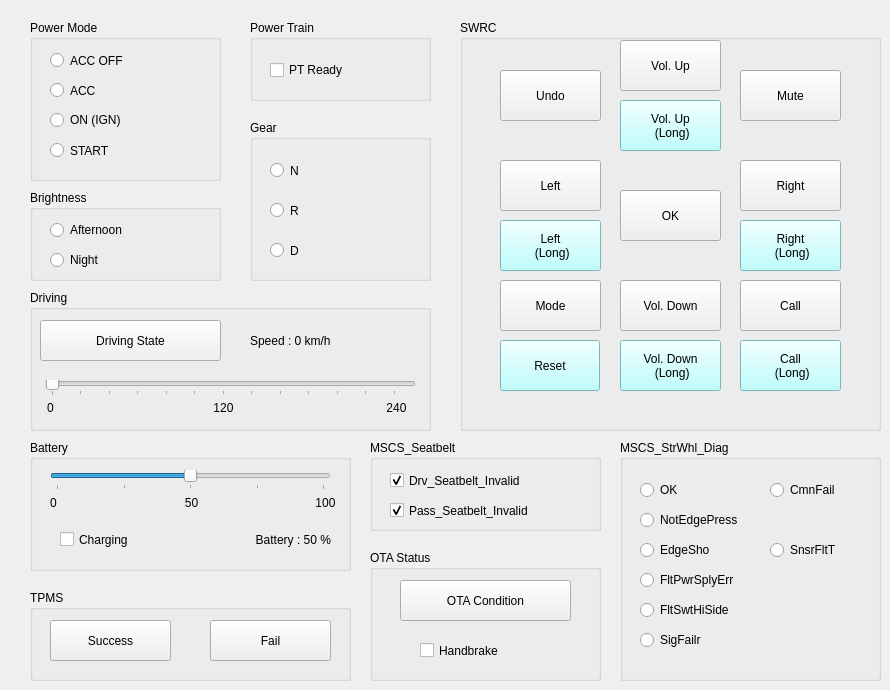
    <widget class="QWidget" name="can_basic">
     <attribute name="title">
      <string>CAN Basic</string>
     </attribute>
     <widget class="QGroupBox" name="gear_group">
      <property name="geometry">
       <rect>
        <x>250</x>
        <y>120</y>
        <width>181</width>
        <height>161</height>
       </rect>
      </property>
      <property name="title">
       <string>Gear</string>
      </property>
      <widget class="QRadioButton" name="btn_gear_n">
       <property name="geometry">
        <rect>
         <x>20</x>
         <y>40</y>
         <width>90</width>
         <height>21</height>
        </rect>
       </property>
       <property name="text">
        <string>N</string>
       </property>
       <property name="checkable">
        <bool>true</bool>
       </property>
      </widget>
      <widget class="QRadioButton" name="btn_gear_r">
       <property name="geometry">
        <rect>
         <x>20</x>
         <y>80</y>
         <width>90</width>
         <height>21</height>
        </rect>
       </property>
       <property name="text">
        <string>R</string>
       </property>
      </widget>
      <widget class="QRadioButton" name="btn_gear_d">
       <property name="geometry">
        <rect>
         <x>20</x>
         <y>120</y>
         <width>90</width>
         <height>21</height>
        </rect>
       </property>
       <property name="text">
        <string>D</string>
       </property>
      </widget>
     </widget>
     <widget class="QGroupBox" name="power_group">
      <property name="geometry">
       <rect>
        <x>30</x>
        <y>20</y>
        <width>191</width>
        <height>161</height>
       </rect>
      </property>
      <property name="title">
       <string>Power Mode</string>
      </property>
      <widget class="QRadioButton" name="btn_acc_off">
       <property name="geometry">
        <rect>
         <x>20</x>
         <y>30</y>
         <width>161</width>
         <height>21</height>
        </rect>
       </property>
       <property name="text">
        <string>ACC OFF</string>
       </property>
      </widget>
      <widget class="QRadioButton" name="btn_acc">
       <property name="geometry">
        <rect>
         <x>20</x>
         <y>60</y>
         <width>161</width>
         <height>21</height>
        </rect>
       </property>
       <property name="text">
        <string>ACC</string>
       </property>
      </widget>
      <widget class="QRadioButton" name="btn_ign">
       <property name="geometry">
        <rect>
         <x>20</x>
         <y>90</y>
         <width>161</width>
         <height>20</height>
        </rect>
       </property>
       <property name="text">
        <string>ON (IGN)</string>
       </property>
      </widget>
      <widget class="QRadioButton" name="btn_start">
       <property name="geometry">
        <rect>
         <x>20</x>
         <y>120</y>
         <width>161</width>
         <height>21</height>
        </rect>
       </property>
       <property name="text">
        <string>START</string>
       </property>
      </widget>
     </widget>
     <widget class="QGroupBox" name="swrc_group">
      <property name="geometry">
       <rect>
        <x>460</x>
        <y>20</y>
        <width>421</width>
        <height>411</height>
       </rect>
      </property>
      <property name="title">
       <string>SWRC</string>
      </property>
      <property name="checkable">
       <bool>false</bool>
      </property>
      <widget class="QPushButton" name="btn_vol_down">
       <property name="geometry">
        <rect>
         <x>160</x>
         <y>260</y>
         <width>101</width>
         <height>51</height>
        </rect>
       </property>
       <property name="text">
        <string>Vol. Down</string>
       </property>
      </widget>
      <widget class="QPushButton" name="btn_vol_down_long">
       <property name="geometry">
        <rect>
         <x>160</x>
         <y>320</y>
         <width>101</width>
         <height>51</height>
        </rect>
       </property>
       <property name="styleSheet">
        <string notr="true">background-color:rgb(170, 255, 255)</string>
       </property>
       <property name="text">
        <string>Vol. Down 
 (Long)</string>
       </property>
       <property name="checkable">
        <bool>true</bool>
       </property>
      </widget>
      <widget class="QPushButton" name="btn_vol_up_long">
       <property name="geometry">
        <rect>
         <x>160</x>
         <y>80</y>
         <width>101</width>
         <height>51</height>
        </rect>
       </property>
       <property name="styleSheet">
        <string notr="true">background-color:rgb(170, 255, 255)</string>
       </property>
       <property name="text">
        <string>Vol. Up 
 (Long)</string>
       </property>
       <property name="checkable">
        <bool>true</bool>
       </property>
      </widget>
      <widget class="QPushButton" name="btn_vol_up">
       <property name="geometry">
        <rect>
         <x>160</x>
         <y>20</y>
         <width>101</width>
         <height>51</height>
        </rect>
       </property>
       <property name="text">
        <string>Vol. Up</string>
       </property>
       <property name="checkable">
        <bool>false</bool>
       </property>
       <property name="autoRepeat">
        <bool>false</bool>
       </property>
      </widget>
      <widget class="QPushButton" name="btn_ok">
       <property name="geometry">
        <rect>
         <x>160</x>
         <y>170</y>
         <width>101</width>
         <height>51</height>
        </rect>
       </property>
       <property name="text">
        <string>OK</string>
       </property>
      </widget>
      <widget class="QPushButton" name="btn_left_long">
       <property name="geometry">
        <rect>
         <x>40</x>
         <y>200</y>
         <width>101</width>
         <height>51</height>
        </rect>
       </property>
       <property name="palette">
        <palette>
         <active>
          <colorrole role="Button">
           <brush brushstyle="SolidPattern">
            <color alpha="255">
             <red>170</red>
             <green>255</green>
             <blue>255</blue>
            </color>
           </brush>
          </colorrole>
          <colorrole role="Base">
           <brush brushstyle="SolidPattern">
            <color alpha="255">
             <red>170</red>
             <green>255</green>
             <blue>255</blue>
            </color>
           </brush>
          </colorrole>
          <colorrole role="Window">
           <brush brushstyle="SolidPattern">
            <color alpha="255">
             <red>170</red>
             <green>255</green>
             <blue>255</blue>
            </color>
           </brush>
          </colorrole>
         </active>
         <inactive>
          <colorrole role="Button">
           <brush brushstyle="SolidPattern">
            <color alpha="255">
             <red>170</red>
             <green>255</green>
             <blue>255</blue>
            </color>
           </brush>
          </colorrole>
          <colorrole role="Base">
           <brush brushstyle="SolidPattern">
            <color alpha="255">
             <red>170</red>
             <green>255</green>
             <blue>255</blue>
            </color>
           </brush>
          </colorrole>
          <colorrole role="Window">
           <brush brushstyle="SolidPattern">
            <color alpha="255">
             <red>170</red>
             <green>255</green>
             <blue>255</blue>
            </color>
           </brush>
          </colorrole>
         </inactive>
         <disabled>
          <colorrole role="Button">
           <brush brushstyle="SolidPattern">
            <color alpha="255">
             <red>170</red>
             <green>255</green>
             <blue>255</blue>
            </color>
           </brush>
          </colorrole>
          <colorrole role="Base">
           <brush brushstyle="SolidPattern">
            <color alpha="255">
             <red>170</red>
             <green>255</green>
             <blue>255</blue>
            </color>
           </brush>
          </colorrole>
          <colorrole role="Window">
           <brush brushstyle="SolidPattern">
            <color alpha="255">
             <red>170</red>
             <green>255</green>
             <blue>255</blue>
            </color>
           </brush>
          </colorrole>
         </disabled>
        </palette>
       </property>
       <property name="styleSheet">
        <string notr="true">background-color:rgb(170, 255, 255)</string>
       </property>
       <property name="text">
        <string>Left 
 (Long)</string>
       </property>
       <property name="checkable">
        <bool>true</bool>
       </property>
      </widget>
      <widget class="QPushButton" name="btn_left">
       <property name="geometry">
        <rect>
         <x>40</x>
         <y>140</y>
         <width>101</width>
         <height>51</height>
        </rect>
       </property>
       <property name="text">
        <string>Left</string>
       </property>
       <property name="checkable">
        <bool>false</bool>
       </property>
       <property name="autoRepeat">
        <bool>false</bool>
       </property>
       <property name="autoRepeatDelay">
        <number>40</number>
       </property>
       <property name="autoRepeatInterval">
        <number>0</number>
       </property>
      </widget>
      <widget class="QPushButton" name="btn_right">
       <property name="geometry">
        <rect>
         <x>280</x>
         <y>140</y>
         <width>101</width>
         <height>51</height>
        </rect>
       </property>
       <property name="text">
        <string>Right</string>
       </property>
       <property name="autoRepeat">
        <bool>false</bool>
       </property>
       <property name="autoRepeatDelay">
        <number>20</number>
       </property>
       <property name="autoRepeatInterval">
        <number>20</number>
       </property>
      </widget>
      <widget class="QPushButton" name="btn_right_long">
       <property name="geometry">
        <rect>
         <x>280</x>
         <y>200</y>
         <width>101</width>
         <height>51</height>
        </rect>
       </property>
       <property name="styleSheet">
        <string notr="true">background-color:rgb(170, 255, 255)</string>
       </property>
       <property name="text">
        <string>Right 
 (Long)</string>
       </property>
       <property name="checkable">
        <bool>true</bool>
       </property>
      </widget>
      <widget class="QPushButton" name="btn_undo">
       <property name="geometry">
        <rect>
         <x>40</x>
         <y>50</y>
         <width>101</width>
         <height>51</height>
        </rect>
       </property>
       <property name="text">
        <string>Undo</string>
       </property>
      </widget>
      <widget class="QPushButton" name="btn_mute">
       <property name="geometry">
        <rect>
         <x>280</x>
         <y>50</y>
         <width>101</width>
         <height>51</height>
        </rect>
       </property>
       <property name="text">
        <string>Mute</string>
       </property>
      </widget>
      <widget class="QPushButton" name="btn_mode">
       <property name="geometry">
        <rect>
         <x>40</x>
         <y>260</y>
         <width>101</width>
         <height>51</height>
        </rect>
       </property>
       <property name="text">
        <string>Mode</string>
       </property>
      </widget>
      <widget class="QPushButton" name="btn_call_long">
       <property name="geometry">
        <rect>
         <x>280</x>
         <y>320</y>
         <width>101</width>
         <height>51</height>
        </rect>
       </property>
       <property name="styleSheet">
        <string notr="true">background-color:rgb(170, 255, 255)</string>
       </property>
       <property name="text">
        <string>Call 
 (Long)</string>
       </property>
       <property name="checkable">
        <bool>true</bool>
       </property>
      </widget>
      <widget class="QPushButton" name="btn_call">
       <property name="geometry">
        <rect>
         <x>280</x>
         <y>260</y>
         <width>101</width>
         <height>51</height>
        </rect>
       </property>
       <property name="text">
        <string>Call</string>
       </property>
      </widget>
      <widget class="QPushButton" name="btn_reset">
       <property name="geometry">
        <rect>
         <x>40</x>
         <y>320</y>
         <width>100</width>
         <height>51</height>
        </rect>
       </property>
       <property name="styleSheet">
        <string notr="true">background-color:rgb(170, 255, 255)</string>
       </property>
       <property name="text">
        <string>Reset</string>
       </property>
       <property name="checkable">
        <bool>true</bool>
       </property>
       <property name="autoRepeat">
        <bool>false</bool>
       </property>
       <property name="autoRepeatDelay">
        <number>50</number>
       </property>
       <property name="autoRepeatInterval">
        <number>0</number>
       </property>
      </widget>
     </widget>
     <widget class="QGroupBox" name="driving_group">
      <property name="geometry">
       <rect>
        <x>30</x>
        <y>290</y>
        <width>401</width>
        <height>141</height>
       </rect>
      </property>
      <property name="title">
       <string>Driving</string>
      </property>
      <widget class="QPushButton" name="btn_drv_state">
       <property name="geometry">
        <rect>
         <x>10</x>
         <y>30</y>
         <width>181</width>
         <height>41</height>
        </rect>
       </property>
       <property name="text">
        <string>Driving State</string>
       </property>
      </widget>
      <widget class="QSlider" name="slider_speed">
       <property name="geometry">
        <rect>
         <x>15</x>
         <y>90</y>
         <width>371</width>
         <height>16</height>
        </rect>
       </property>
       <property name="maximum">
        <number>250</number>
       </property>
       <property name="singleStep">
        <number>5</number>
       </property>
       <property name="orientation">
        <enum>Qt::Horizontal</enum>
       </property>
       <property name="tickPosition">
        <enum>QSlider::TicksBelow</enum>
       </property>
       <property name="tickInterval">
        <number>20</number>
       </property>
      </widget>
      <widget class="QLabel" name="tick_0_speed">
       <property name="geometry">
        <rect>
         <x>10</x>
         <y>110</y>
         <width>21</width>
         <height>16</height>
        </rect>
       </property>
       <property name="text">
        <string>0</string>
       </property>
       <property name="alignment">
        <set>Qt::AlignCenter</set>
       </property>
      </widget>
      <widget class="QLabel" name="tick_240">
       <property name="geometry">
        <rect>
         <x>351</x>
         <y>110</y>
         <width>31</width>
         <height>16</height>
        </rect>
       </property>
       <property name="text">
        <string>240</string>
       </property>
       <property name="alignment">
        <set>Qt::AlignCenter</set>
       </property>
      </widget>
      <widget class="QLabel" name="tick_120">
       <property name="geometry">
        <rect>
         <x>178</x>
         <y>110</y>
         <width>31</width>
         <height>16</height>
        </rect>
       </property>
       <property name="text">
        <string>120</string>
       </property>
       <property name="alignment">
        <set>Qt::AlignCenter</set>
       </property>
      </widget>
      <widget class="QLabel" name="label_speed">
       <property name="geometry">
        <rect>
         <x>220</x>
         <y>40</y>
         <width>171</width>
         <height>21</height>
        </rect>
       </property>
       <property name="text">
        <string>Speed : 0 km/h</string>
       </property>
      </widget>
     </widget>
     <widget class="QGroupBox" name="battery_group">
      <property name="geometry">
       <rect>
        <x>30</x>
        <y>440</y>
        <width>321</width>
        <height>131</height>
       </rect>
      </property>
      <property name="title">
       <string>Battery</string>
      </property>
      <widget class="QCheckBox" name="chkbox_charge">
       <property name="geometry">
        <rect>
         <x>30</x>
         <y>89</y>
         <width>121</width>
         <height>21</height>
        </rect>
       </property>
       <property name="text">
        <string>Charging</string>
       </property>
      </widget>
      <widget class="QLabel" name="label_battery">
       <property name="geometry">
        <rect>
         <x>160</x>
         <y>90</y>
         <width>141</width>
         <height>20</height>
        </rect>
       </property>
       <property name="text">
        <string>Battery : 50 %</string>
       </property>
       <property name="alignment">
        <set>Qt::AlignRight|Qt::AlignTrailing|Qt::AlignVCenter</set>
       </property>
      </widget>
      <widget class="QSlider" name="slider_battery">
       <property name="geometry">
        <rect>
         <x>20</x>
         <y>30</y>
         <width>281</width>
         <height>20</height>
        </rect>
       </property>
       <property name="maximum">
        <number>100</number>
       </property>
       <property name="singleStep">
        <number>2</number>
       </property>
       <property name="pageStep">
        <number>2</number>
       </property>
       <property name="value">
        <number>50</number>
       </property>
       <property name="orientation">
        <enum>Qt::Horizontal</enum>
       </property>
       <property name="tickPosition">
        <enum>QSlider::TicksBelow</enum>
       </property>
       <property name="tickInterval">
        <number>25</number>
       </property>
      </widget>
      <widget class="QLabel" name="tick_0_batt">
       <property name="geometry">
        <rect>
         <x>13</x>
         <y>55</y>
         <width>21</width>
         <height>16</height>
        </rect>
       </property>
       <property name="text">
        <string>0</string>
       </property>
       <property name="alignment">
        <set>Qt::AlignCenter</set>
       </property>
      </widget>
      <widget class="QLabel" name="tick_50">
       <property name="geometry">
        <rect>
         <x>151</x>
         <y>55</y>
         <width>21</width>
         <height>16</height>
        </rect>
       </property>
       <property name="text">
        <string>50</string>
       </property>
       <property name="alignment">
        <set>Qt::AlignCenter</set>
       </property>
      </widget>
      <widget class="QLabel" name="tick_100">
       <property name="geometry">
        <rect>
         <x>280</x>
         <y>55</y>
         <width>31</width>
         <height>16</height>
        </rect>
       </property>
       <property name="text">
        <string>100</string>
       </property>
       <property name="alignment">
        <set>Qt::AlignCenter</set>
       </property>
      </widget>
     </widget>
     <widget class="QGroupBox" name="power_train_group">
      <property name="geometry">
       <rect>
        <x>250</x>
        <y>20</y>
        <width>181</width>
        <height>81</height>
       </rect>
      </property>
      <property name="title">
       <string>Power Train</string>
      </property>
      <widget class="QCheckBox" name="chkbox_pt_ready">
       <property name="geometry">
        <rect>
         <x>20</x>
         <y>40</y>
         <width>141</width>
         <height>20</height>
        </rect>
       </property>
       <property name="text">
        <string>PT Ready</string>
       </property>
      </widget>
     </widget>
     <widget class="QGroupBox" name="ota_group">
      <property name="geometry">
       <rect>
        <x>370</x>
        <y>550</y>
        <width>231</width>
        <height>131</height>
       </rect>
      </property>
      <property name="title">
       <string>OTA Status</string>
      </property>
      <widget class="QCheckBox" name="chkbox_h_brake">
       <property name="geometry">
        <rect>
         <x>50</x>
         <y>90</y>
         <width>141</width>
         <height>21</height>
        </rect>
       </property>
       <property name="text">
        <string>Handbrake</string>
       </property>
      </widget>
      <widget class="QPushButton" name="btn_ota_cond">
       <property name="geometry">
        <rect>
         <x>30</x>
         <y>30</y>
         <width>171</width>
         <height>41</height>
        </rect>
       </property>
       <property name="text">
        <string>OTA Condition</string>
       </property>
      </widget>
     </widget>
     <widget class="QGroupBox" name="tpms_group">
      <property name="geometry">
       <rect>
        <x>30</x>
        <y>590</y>
        <width>321</width>
        <height>91</height>
       </rect>
      </property>
      <property name="title">
       <string>TPMS</string>
      </property>
      <widget class="QPushButton" name="btn_tpms_success">
       <property name="geometry">
        <rect>
         <x>20</x>
         <y>30</y>
         <width>121</width>
         <height>41</height>
        </rect>
       </property>
       <property name="text">
        <string>Success</string>
       </property>
      </widget>
      <widget class="QPushButton" name="btn_tpms_fail">
       <property name="geometry">
        <rect>
         <x>180</x>
         <y>30</y>
         <width>121</width>
         <height>41</height>
        </rect>
       </property>
       <property name="text">
        <string>Fail</string>
       </property>
      </widget>
     </widget>
     <widget class="QGroupBox" name="brightness_group">
      <property name="geometry">
       <rect>
        <x>30</x>
        <y>190</y>
        <width>191</width>
        <height>91</height>
       </rect>
      </property>
      <property name="title">
       <string>Brightness</string>
      </property>
      <widget class="QRadioButton" name="btn_bright_afternoon">
       <property name="geometry">
        <rect>
         <x>20</x>
         <y>30</y>
         <width>121</width>
         <height>20</height>
        </rect>
       </property>
       <property name="text">
        <string>Afternoon</string>
       </property>
      </widget>
      <widget class="QRadioButton" name="btn_bright_night">
       <property name="geometry">
        <rect>
         <x>20</x>
         <y>60</y>
         <width>81</width>
         <height>20</height>
        </rect>
       </property>
       <property name="text">
        <string>Night</string>
       </property>
      </widget>
     </widget>
     <widget class="QGroupBox" name="mscs_StWhl_diag_group">
      <property name="geometry">
       <rect>
        <x>620</x>
        <y>440</y>
        <width>261</width>
        <height>241</height>
       </rect>
      </property>
      <property name="title">
       <string>MSCS_StrWhl_Diag</string>
      </property>
      <widget class="QRadioButton" name="btn_mscs_NotEdgePress">
       <property name="geometry">
        <rect>
         <x>20</x>
         <y>70</y>
         <width>181</width>
         <height>20</height>
        </rect>
       </property>
       <property name="text">
        <string>NotEdgePress</string>
       </property>
      </widget>
      <widget class="QRadioButton" name="btn_mscs_EdgeSho">
       <property name="geometry">
        <rect>
         <x>20</x>
         <y>100</y>
         <width>121</width>
         <height>20</height>
        </rect>
       </property>
       <property name="text">
        <string>EdgeSho</string>
       </property>
      </widget>
      <widget class="QRadioButton" name="btn_mscs_SnsrFltT">
       <property name="geometry">
        <rect>
         <x>150</x>
         <y>100</y>
         <width>121</width>
         <height>20</height>
        </rect>
       </property>
       <property name="text">
        <string>SnsrFltT</string>
       </property>
      </widget>
      <widget class="QRadioButton" name="btn_mscs_FltPwrSplyErr">
       <property name="geometry">
        <rect>
         <x>20</x>
         <y>130</y>
         <width>191</width>
         <height>20</height>
        </rect>
       </property>
       <property name="text">
        <string>FltPwrSplyErr</string>
       </property>
      </widget>
      <widget class="QRadioButton" name="btn_mscs_FltSwtHiSide">
       <property name="geometry">
        <rect>
         <x>20</x>
         <y>160</y>
         <width>191</width>
         <height>20</height>
        </rect>
       </property>
       <property name="text">
        <string>FltSwtHiSide</string>
       </property>
      </widget>
      <widget class="QRadioButton" name="btn_mscs_SigFailr">
       <property name="geometry">
        <rect>
         <x>20</x>
         <y>190</y>
         <width>121</width>
         <height>20</height>
        </rect>
       </property>
       <property name="text">
        <string>SigFailr</string>
       </property>
      </widget>
      <widget class="QRadioButton" name="btn_mscs_CmnFail">
       <property name="geometry">
        <rect>
         <x>150</x>
         <y>40</y>
         <width>121</width>
         <height>20</height>
        </rect>
       </property>
       <property name="text">
        <string>CmnFail</string>
       </property>
      </widget>
      <widget class="QRadioButton" name="btn_mscs_ok">
       <property name="geometry">
        <rect>
         <x>20</x>
         <y>40</y>
         <width>121</width>
         <height>20</height>
        </rect>
       </property>
       <property name="text">
        <string>OK</string>
       </property>
      </widget>
     </widget>
     <widget class="QGroupBox" name="mscs_seatbelt_group">
      <property name="geometry">
       <rect>
        <x>370</x>
        <y>440</y>
        <width>231</width>
        <height>91</height>
       </rect>
      </property>
      <property name="title">
       <string>MSCS_Seatbelt</string>
      </property>
      <widget class="QCheckBox" name="chkbox_drv_invalid">
       <property name="geometry">
        <rect>
         <x>20</x>
         <y>30</y>
         <width>231</width>
         <height>21</height>
        </rect>
       </property>
       <property name="text">
        <string>Drv_Seatbelt_Invalid</string>
       </property>
       <property name="checked">
        <bool>true</bool>
       </property>
      </widget>
      <widget class="QCheckBox" name="chkbox_pass_invalid">
       <property name="geometry">
        <rect>
         <x>20</x>
         <y>60</y>
         <width>231</width>
         <height>21</height>
        </rect>
       </property>
       <property name="text">
        <string>Pass_Seatbelt_Invalid</string>
       </property>
       <property name="checked">
        <bool>true</bool>
       </property>
      </widget>
     </widget>
    </widget>
